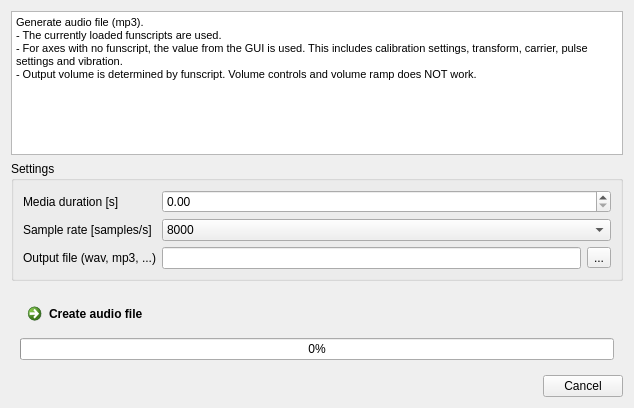
<?xml version="1.0" encoding="UTF-8"?>
<ui version="4.0">
 <class>AudioWriteDialog</class>
 <widget class="QDialog" name="AudioWriteDialog">
  <property name="geometry">
   <rect>
    <x>0</x>
    <y>0</y>
    <width>634</width>
    <height>408</height>
   </rect>
  </property>
  <property name="windowTitle">
   <string>Create audio file</string>
  </property>
  <layout class="QVBoxLayout" name="verticalLayout">
   <item>
    <widget class="QTextBrowser" name="textBrowser">
     <property name="html">
      <string>&lt;!DOCTYPE HTML PUBLIC &quot;-//W3C//DTD HTML 4.0//EN&quot; &quot;http://www.w3.org/TR/REC-html40/strict.dtd&quot;&gt;
&lt;html&gt;&lt;head&gt;&lt;meta name=&quot;qrichtext&quot; content=&quot;1&quot; /&gt;&lt;style type=&quot;text/css&quot;&gt;
p, li { white-space: pre-wrap; }
&lt;/style&gt;&lt;/head&gt;&lt;body style=&quot; font-family:'MS Shell Dlg 2'; font-size:8.25pt; font-weight:400; font-style:normal;&quot;&gt;
&lt;p style=&quot; margin-top:0px; margin-bottom:0px; margin-left:0px; margin-right:0px; -qt-block-indent:0; text-indent:0px;&quot;&gt;Generate audio file (mp3).&lt;/p&gt;
&lt;p style=&quot; margin-top:0px; margin-bottom:0px; margin-left:0px; margin-right:0px; -qt-block-indent:0; text-indent:0px;&quot;&gt;- The currently loaded funscripts are used.&lt;/p&gt;
&lt;p style=&quot; margin-top:0px; margin-bottom:0px; margin-left:0px; margin-right:0px; -qt-block-indent:0; text-indent:0px;&quot;&gt;- For axes with no funscript, the value from the GUI is used. This includes calibration settings, transform, carrier, pulse settings and vibration.&lt;/p&gt;
&lt;p style=&quot; margin-top:0px; margin-bottom:0px; margin-left:0px; margin-right:0px; -qt-block-indent:0; text-indent:0px;&quot;&gt;- Output volume is determined by funscript. Volume controls and volume ramp does NOT work.&lt;/p&gt;&lt;/body&gt;&lt;/html&gt;</string>
     </property>
    </widget>
   </item>
   <item>
    <widget class="QGroupBox" name="groupBox">
     <property name="title">
      <string>Settings</string>
     </property>
     <layout class="QFormLayout" name="formLayout">
      <item row="0" column="0">
       <widget class="QLabel" name="label">
        <property name="text">
         <string>Media duration [s]</string>
        </property>
       </widget>
      </item>
      <item row="0" column="1">
       <widget class="QDoubleSpinBox" name="duration_spinbox">
        <property name="maximum">
         <double>100000.000000000000000</double>
        </property>
       </widget>
      </item>
      <item row="1" column="0">
       <widget class="QLabel" name="label_2">
        <property name="text">
         <string>Sample rate [samples/s]</string>
        </property>
       </widget>
      </item>
      <item row="2" column="0">
       <widget class="QLabel" name="label_3">
        <property name="text">
         <string>Output file (wav, mp3, ...)</string>
        </property>
       </widget>
      </item>
      <item row="2" column="1">
       <widget class="QWidget" name="widget" native="true">
        <layout class="QHBoxLayout" name="horizontalLayout">
         <property name="leftMargin">
          <number>0</number>
         </property>
         <property name="topMargin">
          <number>0</number>
         </property>
         <property name="rightMargin">
          <number>0</number>
         </property>
         <property name="bottomMargin">
          <number>0</number>
         </property>
         <item>
          <widget class="QLineEdit" name="file_edit"/>
         </item>
         <item>
          <widget class="QToolButton" name="file_picker_button">
           <property name="text">
            <string>...</string>
           </property>
          </widget>
         </item>
        </layout>
       </widget>
      </item>
      <item row="1" column="1">
       <widget class="QComboBox" name="samplerate_spinbox">
        <item>
         <property name="text">
          <string>8000</string>
         </property>
        </item>
        <item>
         <property name="text">
          <string>11025</string>
         </property>
        </item>
        <item>
         <property name="text">
          <string>16000</string>
         </property>
        </item>
        <item>
         <property name="text">
          <string>22050</string>
         </property>
        </item>
        <item>
         <property name="text">
          <string>44100</string>
         </property>
        </item>
        <item>
         <property name="text">
          <string>48000</string>
         </property>
        </item>
        <item>
         <property name="text">
          <string>88200</string>
         </property>
        </item>
        <item>
         <property name="text">
          <string>96000</string>
         </property>
        </item>
       </widget>
      </item>
     </layout>
    </widget>
   </item>
   <item>
    <widget class="QWidget" name="widget_2" native="true">
     <layout class="QVBoxLayout" name="verticalLayout_2">
      <item>
       <widget class="QCommandLinkButton" name="commandLinkButton">
        <property name="text">
         <string>Create audio file</string>
        </property>
       </widget>
      </item>
      <item>
       <widget class="QProgressBar" name="progressBar">
        <property name="value">
         <number>0</number>
        </property>
       </widget>
      </item>
     </layout>
    </widget>
   </item>
   <item>
    <widget class="QDialogButtonBox" name="buttonBox">
     <property name="orientation">
      <enum>Qt::Horizontal</enum>
     </property>
     <property name="standardButtons">
      <set>QDialogButtonBox::Cancel</set>
     </property>
    </widget>
   </item>
  </layout>
 </widget>
 <resources/>
 <connections>
  <connection>
   <sender>buttonBox</sender>
   <signal>accepted()</signal>
   <receiver>AudioWriteDialog</receiver>
   <slot>accept()</slot>
   <hints>
    <hint type="sourcelabel">
     <x>248</x>
     <y>254</y>
    </hint>
    <hint type="destinationlabel">
     <x>157</x>
     <y>274</y>
    </hint>
   </hints>
  </connection>
  <connection>
   <sender>buttonBox</sender>
   <signal>rejected()</signal>
   <receiver>AudioWriteDialog</receiver>
   <slot>reject()</slot>
   <hints>
    <hint type="sourcelabel">
     <x>316</x>
     <y>260</y>
    </hint>
    <hint type="destinationlabel">
     <x>286</x>
     <y>274</y>
    </hint>
   </hints>
  </connection>
 </connections>
</ui>
